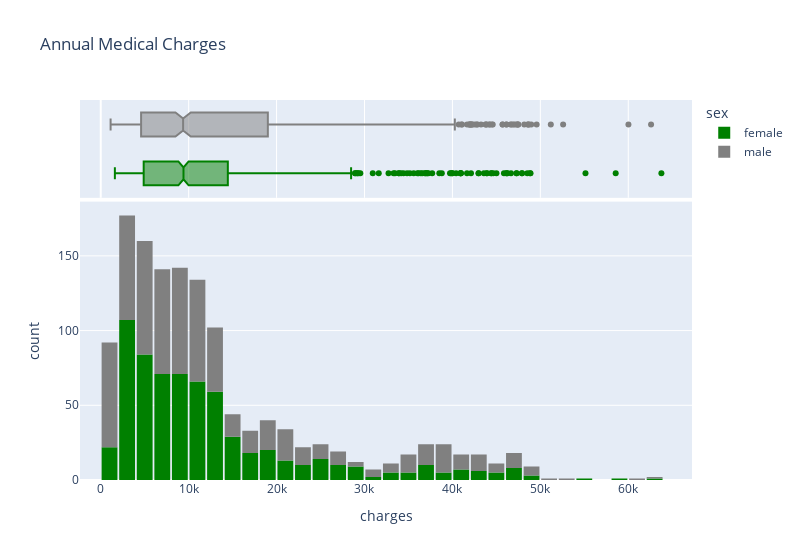

The cell this chart's notebook holds for it:
### Code cell
fig = px.histogram(medical_stuff, 
                   x='charges', 
                   marginal='box', 
                   color='sex', 
                   color_discrete_sequence=['green', 'grey'], 
                   title='Annual Medical Charges')
fig.update_layout(bargap=0.1, width=800)
fig.show()

### Figure 1 — Plotly figure (JSON) as saved in the notebook; plotly's stock layout.template omitted (floating-point values rounded to 4 significant figures; data arrays with more than 128 entries replaced by an {"elided": "..."} marker saying what was removed)
{"data": [{"alignmentgroup": "True", "bingroup": "x", "hovertemplate": "sex=female<br>charges=%{x}<br>count=%{y}<extra></extra>", "legendgroup": "female", "marker": {"color": "green", "pattern": {"shape": ""}}, "name": "female", "offsetgroup": "female", "orientation": "v", "showlegend": true, "type": "histogram", "x": {"elided": "662 float values"}, "xaxis": "x", "yaxis": "y"}, {"alignmentgroup": "True", "hovertemplate": "sex=female<br>charges=%{x}<extra></extra>", "legendgroup": "female", "marker": {"color": "green"}, "name": "female", "notched": true, "offsetgroup": "female", "showlegend": false, "type": "box", "x": {"elided": "662 float values"}, "xaxis": "x2", "yaxis": "y2"}, {"alignmentgroup": "True", "bingroup": "x", "hovertemplate": "sex=male<br>charges=%{x}<br>count=%{y}<extra></extra>", "legendgroup": "male", "marker": {"color": "grey", "pattern": {"shape": ""}}, "name": "male", "offsetgroup": "male", "orientation": "v", "showlegend": true, "type": "histogram", "x": {"elided": "676 float values"}, "xaxis": "x", "yaxis": "y"}, {"alignmentgroup": "True", "hovertemplate": "sex=male<br>charges=%{x}<extra></extra>", "legendgroup": "male", "marker": {"color": "grey"}, "name": "male", "notched": true, "offsetgroup": "male", "showlegend": false, "type": "box", "x": {"elided": "676 float values"}, "xaxis": "x2", "yaxis": "y2"}], "layout": {"bargap": 0.1, "barmode": "relative", "legend": {"title": {"text": "sex"}, "tracegroupgap": 0}, "title": {"text": "Annual Medical Charges"}, "width": 800, "xaxis": {"anchor": "y", "domain": [0, 1], "title": {"text": "charges"}}, "xaxis2": {"anchor": "y2", "domain": [0, 1], "matches": "x", "showgrid": true, "showticklabels": false}, "yaxis": {"anchor": "x", "domain": [0, 0.7326], "title": {"text": "count"}}, "yaxis2": {"anchor": "x2", "domain": [0.7426, 1], "matches": "y2", "showgrid": false, "showline": false, "showticklabels": false, "ticks": ""}}}
